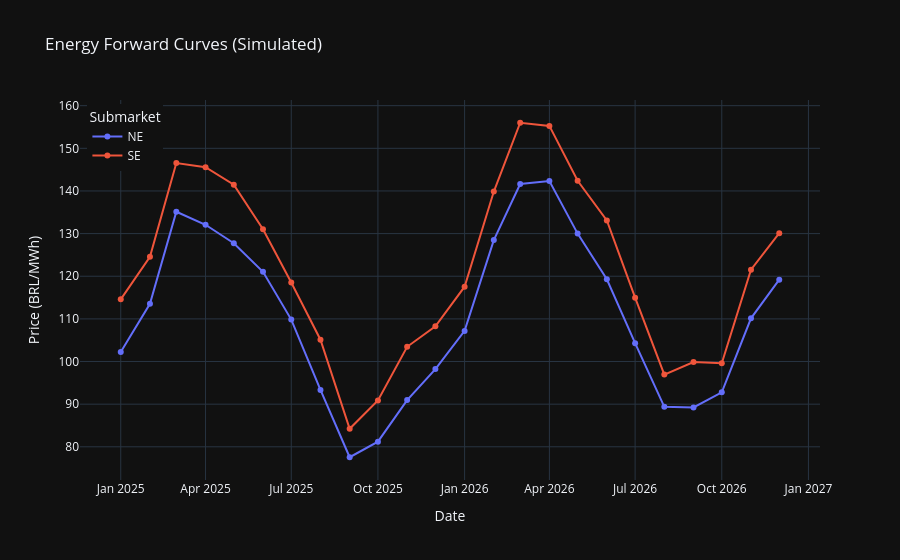

The notebook cell this image was saved under:
### Markdown cell above
Market Analysis

Visualizing the Forward Price Curves generated for the Southeast (SE) and South (S) submarkets.

### Code cell
fig = px.line(
    fwd_curves.T,
    title='Energy Forward Curves (Simulated)',
    labels={'index': 'Date', 'value': 'Price (BRL/MWh)', 'variable': 'Submarket'},
    markers=True
)

fig.update_layout(
    xaxis_title="Date",
    yaxis_title="Price (BRL/MWh)",
    hovermode="x unified", # Mostra o preço de SE e S juntos ao passar o mouse
    legend=dict(
        yanchor="top",
        y=0.99,
        xanchor="left",
        x=0.01
    )
)
fig.show()

### Figure 1 — Plotly figure (JSON) as saved in the notebook; plotly's stock layout.template omitted (floating-point values rounded to 4 significant figures)
{"data": [{"hovertemplate": "Submarket=NE<br>Date=%{x}<br>Price (BRL/MWh)=%{y}<extra></extra>", "legendgroup": "NE", "line": {"color": "#636efa", "dash": "solid"}, "marker": {"symbol": "circle"}, "mode": "lines+markers", "name": "NE", "orientation": "v", "showlegend": true, "type": "scatter", "x": ["2025-01-01T00:00:00", "2025-02-01T00:00:00", "2025-03-01T00:00:00", "2025-04-01T00:00:00", "2025-05-01T00:00:00", "2025-06-01T00:00:00", "2025-07-01T00:00:00", "2025-08-01T00:00:00", "2025-09-01T00:00:00", "2025-10-01T00:00:00", "2025-11-01T00:00:00", "2025-12-01T00:00:00", "2026-01-01T00:00:00", "2026-02-01T00:00:00", "2026-03-01T00:00:00", "2026-04-01T00:00:00", "2026-05-01T00:00:00", "2026-06-01T00:00:00", "2026-07-01T00:00:00", "2026-08-01T00:00:00", "2026-09-01T00:00:00", "2026-10-01T00:00:00", "2026-11-01T00:00:00", "2026-12-01T00:00:00"], "xaxis": "x", "y": [102.2, 113.5, 135.1, 132.1, 127.7, 121.0, 109.8, 93.33, 77.55, 81.21, 90.95, 98.22, 107.2, 128.5, 141.6, 142.3, 130.0, 119.3, 104.3, 89.38, 89.23, 92.78, 110.1, 119.2], "yaxis": "y"}, {"hovertemplate": "Submarket=SE<br>Date=%{x}<br>Price (BRL/MWh)=%{y}<extra></extra>", "legendgroup": "SE", "line": {"color": "#EF553B", "dash": "solid"}, "marker": {"symbol": "circle"}, "mode": "lines+markers", "name": "SE", "orientation": "v", "showlegend": true, "type": "scatter", "x": ["2025-01-01T00:00:00", "2025-02-01T00:00:00", "2025-03-01T00:00:00", "2025-04-01T00:00:00", "2025-05-01T00:00:00", "2025-06-01T00:00:00", "2025-07-01T00:00:00", "2025-08-01T00:00:00", "2025-09-01T00:00:00", "2025-10-01T00:00:00", "2025-11-01T00:00:00", "2025-12-01T00:00:00", "2026-01-01T00:00:00", "2026-02-01T00:00:00", "2026-03-01T00:00:00", "2026-04-01T00:00:00", "2026-05-01T00:00:00", "2026-06-01T00:00:00", "2026-07-01T00:00:00", "2026-08-01T00:00:00", "2026-09-01T00:00:00", "2026-10-01T00:00:00", "2026-11-01T00:00:00", "2026-12-01T00:00:00"], "xaxis": "x", "y": [114.6, 124.6, 146.6, 145.6, 141.5, 131.0, 118.5, 105.1, 84.22, 90.89, 103.4, 108.3, 117.5, 139.9, 156.0, 155.3, 142.4, 133.1, 115.0, 96.94, 99.86, 99.59, 121.5, 130.1], "yaxis": "y"}], "layout": {"hovermode": "x unified", "legend": {"title": {"text": "Submarket"}, "tracegroupgap": 0, "x": 0.01, "xanchor": "left", "y": 0.99, "yanchor": "top"}, "title": {"text": "Energy Forward Curves (Simulated)"}, "xaxis": {"anchor": "y", "domain": [0, 1], "title": {"text": "Date"}}, "yaxis": {"anchor": "x", "domain": [0, 1], "title": {"text": "Price (BRL/MWh)"}}}}
